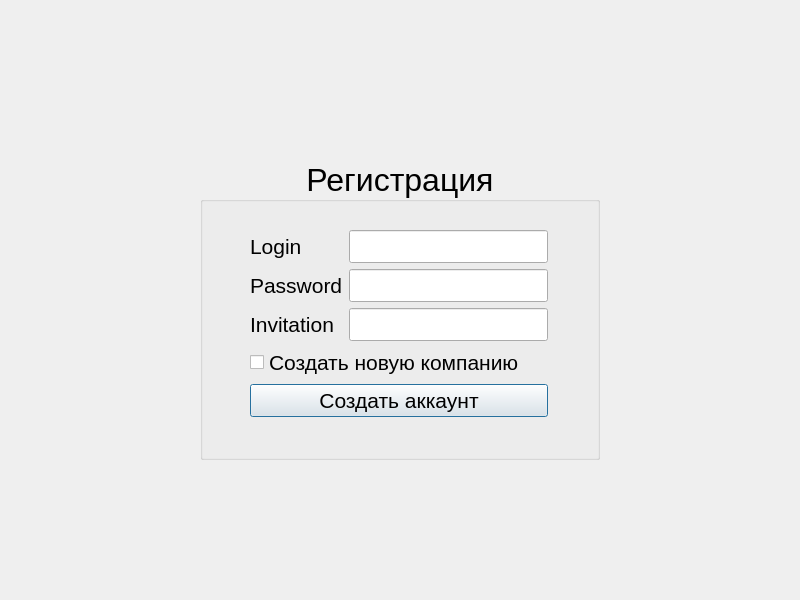
<?xml version="1.0" encoding="UTF-8"?>
<ui version="4.0">
 <class>RegistrationWindow</class>
 <widget class="QDialog" name="RegistrationWindow">
  <property name="geometry">
   <rect>
    <x>0</x>
    <y>0</y>
    <width>800</width>
    <height>600</height>
   </rect>
  </property>
  <property name="windowTitle">
   <string>Registration</string>
  </property>
  <widget class="QGroupBox" name="regObjects">
   <property name="geometry">
    <rect>
     <x>200</x>
     <y>160</y>
     <width>400</width>
     <height>300</height>
    </rect>
   </property>
   <property name="minimumSize">
    <size>
     <width>400</width>
     <height>300</height>
    </size>
   </property>
   <property name="font">
    <font>
     <pointsize>24</pointsize>
    </font>
   </property>
   <property name="mouseTracking">
    <bool>false</bool>
   </property>
   <property name="title">
    <string>Регистрация</string>
   </property>
   <property name="alignment">
    <set>Qt::AlignCenter</set>
   </property>
   <property name="flat">
    <bool>false</bool>
   </property>
   <property name="checkable">
    <bool>false</bool>
   </property>
   <widget class="QWidget" name="layoutWidget_2">
    <property name="geometry">
     <rect>
      <x>50</x>
      <y>70</y>
      <width>298</width>
      <height>188</height>
     </rect>
    </property>
    <layout class="QVBoxLayout" name="layout1">
     <item>
      <layout class="QHBoxLayout" name="layout2">
       <item>
        <layout class="QVBoxLayout" name="layout3_1">
         <item>
          <widget class="QLabel" name="loginLabel">
           <property name="font">
            <font>
             <pointsize>16</pointsize>
            </font>
           </property>
           <property name="text">
            <string>Login</string>
           </property>
          </widget>
         </item>
         <item>
          <widget class="QLabel" name="passLabel">
           <property name="font">
            <font>
             <pointsize>16</pointsize>
            </font>
           </property>
           <property name="text">
            <string>Password</string>
           </property>
          </widget>
         </item>
         <item>
          <widget class="QLabel" name="companyLabel">
           <property name="font">
            <font>
             <pointsize>16</pointsize>
            </font>
           </property>
           <property name="text">
            <string>Invitation</string>
           </property>
          </widget>
         </item>
        </layout>
       </item>
       <item>
        <layout class="QVBoxLayout" name="layout3_2">
         <item>
          <widget class="QLineEdit" name="loginLineEdit">
           <property name="font">
            <font>
             <pointsize>16</pointsize>
            </font>
           </property>
          </widget>
         </item>
         <item>
          <widget class="QLineEdit" name="passLineEdit">
           <property name="font">
            <font>
             <pointsize>16</pointsize>
            </font>
           </property>
          </widget>
         </item>
         <item>
          <widget class="QLineEdit" name="companyLineEdit">
           <property name="font">
            <font>
             <pointsize>16</pointsize>
            </font>
           </property>
          </widget>
         </item>
        </layout>
       </item>
      </layout>
     </item>
     <item>
      <widget class="QCheckBox" name="modeCheckBox">
       <property name="font">
        <font>
         <pointsize>16</pointsize>
        </font>
       </property>
       <property name="text">
        <string>Создать новую компанию</string>
       </property>
      </widget>
     </item>
     <item>
      <widget class="QPushButton" name="signupBtn">
       <property name="font">
        <font>
         <pointsize>16</pointsize>
        </font>
       </property>
       <property name="text">
        <string>Создать аккаунт</string>
       </property>
      </widget>
     </item>
    </layout>
   </widget>
  </widget>
 </widget>
 <resources/>
 <connections/>
</ui>
